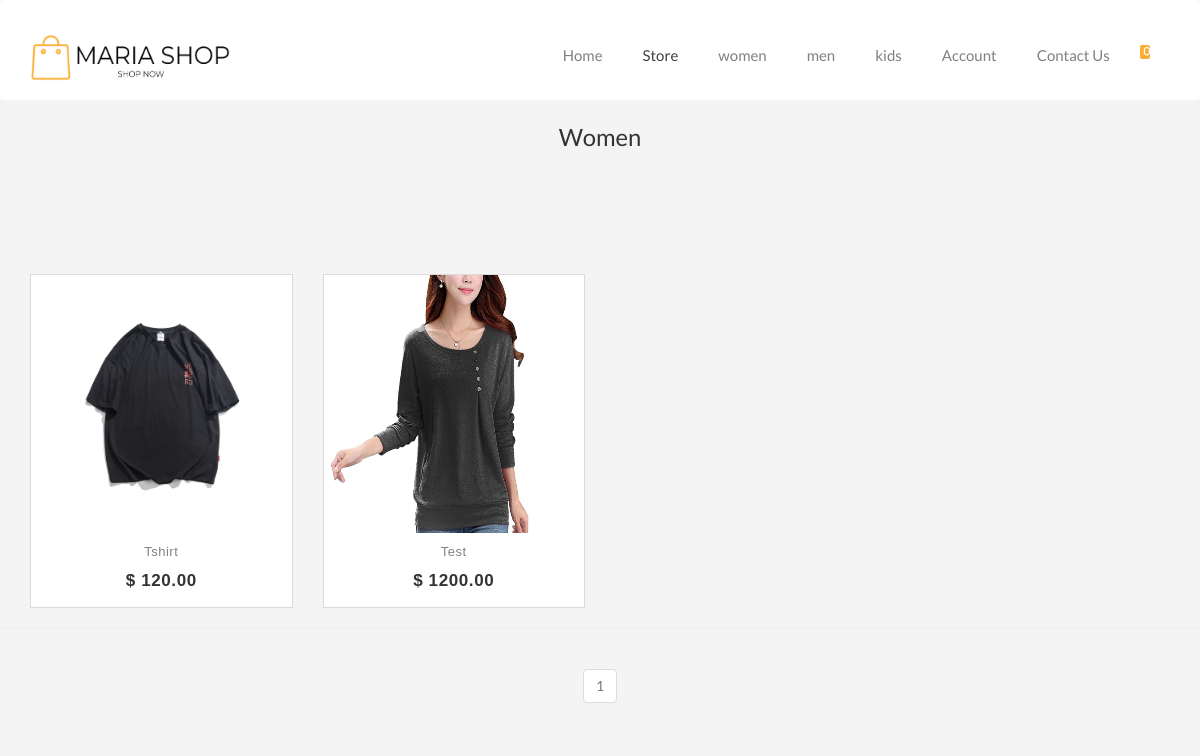
Screenshot of /views/category_page.php?categoryId=10&page=1 with the database file from the repository.
### tables this page shows
CREATE TABLE `category` (
  `idC` int(11) NOT NULL,
  `nameCategory` varchar(255) NOT NULL
);

CREATE TABLE `product` (
  `idP` int(11) NOT NULL,
  `nameProduct` varchar(255) NOT NULL,
  `Price` varchar(255) NOT NULL,
  `Qte` varchar(255) NOT NULL,
  `Image` varchar(255) NOT NULL,
  `Image2` varchar(255) NOT NULL,
  `description` varchar(255) NOT NULL,
  `idC` int(11) NOT NULL
);

### app/database/db.php (called while the page is built, shortened)
<?php
class CRUD extends DB
{
    public function selectOne($table, $condition)
    {
        $conn = $this->connect();
        $sql = "SELECT * FROM $table";
        $i = 0;
        foreach ($condition as $key => $value) {
            if ($i === 0) {
                $sql = $sql . " WHERE $key=?";
            } else {
                $sql = $sql . " AND $key=?";
            }
            $i++;
        }
        $sql = $sql . " LIMIT 1";
        $stmt = $conn->prepare($sql);
        $value = array_values($condition);
        $type = str_repeat('s', count($value));
        $stmt->bind_param($type, ...$value);
        $stmt->execute();
        $records = $stmt->get_result()->fetch_assoc();
        return $records;
    }
    public function selectAll($table, $condition = [])
    {
        $conn = $this->connect();
        $sql = "SELECT * FROM $table";
        if (empty($condition)) {
            $stmt = $conn->prepare($sql);
            $stmt->execute();
            $records = $stmt->get_result()->fetch_all(MYSQLI_ASSOC);
            return $records;
        }
    }
}
class Paginator extends DB
{
    public function showingItems($table, $conditionName, $condition, $start, $perPage)
    {
        $conn = $this->connect();
        $select_data = "SELECT * from $table WHERE $conditionName = $condition LIMIT $start, $perPage";
        $query = mysqli_query($conn, $select_data);
        $result = mysqli_fetch_all($query, MYSQLI_ASSOC);
        return $result;
    }
    public function buttonPagination($table, $conditionName, $condition)
    {
        $conn = $this->connect();
        $select_all = "SELECT * from $table WHERE $conditionName = $condition";
        $query_all = mysqli_query($conn, $select_all);
        $row = mysqli_num_rows($query_all);
        return $row;
    }
}

### app/controllers/category.php (called while the page is built, shortened)
<?php
$crud = new CRUD();
$table = 'category';
$data = $crud->selectAll($table);
$navbar_categories = $crud->selectAll('category');
$pagination = new Paginator();
if (isset($_GET['page'])) {
    $page = $_GET['page'];
} else {
    $page = 1;
}
$perPage = 12;
$start = ($perPage * $page) - $perPage;
if (isset($_GET['categoryId'])) {
    $showingProduct =  $pagination->showingItems('product', 'idC', $_GET['categoryId'], $start, $perPage);
    $row = $pagination->buttonPagination('product', 'idC', $_GET['categoryId']);
    $pages = ceil($row / $perPage);
}

### views/category_page.php (the view, shortened to what this page needs)
<?php
include('../app/database/db.php');
include('../app/controllers/category.php');
include('../app/controllers/cart.php');
?>
<!DOCTYPE html>
<html lang="en">
<head>
    <link rel="stylesheet" href="https://cdnjs.cloudflare.com/ajax/libs/OwlCarousel2/2.3.4/assets/owl.carousel.min.css">
    <link rel="stylesheet"
        href="https://cdnjs.cloudflare.com/ajax/libs/OwlCarousel2/2.3.4/assets/owl.theme.default.css">
    <link rel="stylesheet" href="https://cdnjs.cloudflare.com/ajax/libs/twitter-bootstrap/3.3.7/css/bootstrap.min.css">
    <link rel="stylesheet" href="../assets/css/Store.css">
</head>
<body>
    <nav class="navbar navbar-default">
        <div class="container">
            <div class="navbar-header">
                <a class="navbar-brand" href="#">
                    <img src="../assets/img/your-logo__7_-removebg-preview.png" width="200px" height="46px" alt="">
                </a>
            </div>
            <div id="navbar" class="collapse navbar-collapse">
                <ul class="nav navbar-nav navbar-right">
                    <li><a href="index.php">Home</a></li>
                    <li><a class="active" href="store.php?store=true&page=1">Store</a></li>
                    <?php foreach ($navbar_categories as $category) : ?>
                    <li><a
                            href="category_page.php?categoryId=<?php echo $category['idC'] ?>&page=1"><?php echo $category['nameCategory'] ?></a>
                    </li>
                    <?php endforeach; ?>
                    <?php if(isset($_SESSION['idU'])): ?>
                    <li><a href="myaccount.php">My Account</a></li>
                    <?php else: ?>
                    <li><a href="login-reg.php">Account</a></li>
                    <?php endif; ?>
                    <li><a href="ContactUs.php">Contact Us</a></li>
                    <?php if(isset($_SESSION['idU'])) :?>
                    <li><a href="cart2.php">
                            <div class="cart-nav nav-item-link">
                                <span class="fa-shopping-cart"></span>
                                <span class="nav-cart-items"><?php echo $countCart ?></span>
                            </div>
                        </a></li>
                    <?php else: ?>
                    <li><a href="cart2.php">
                            <div class="cart-nav nav-item-link">
                                <span class="nav-cart-items">0</span>
                            </div>
                        </a></li>
                    <?php endif; ?>
                </ul>
            </div>
        </div>
    </nav>
    <div class="container">
        <div class="row" style="margin-top: 100px;">
            <h3 class="h3" style="font-family: Lato;"><?php
    $nameCategory = $crud->selectOne('category', ['idC' => $_GET['categoryId']]);
    echo $nameC = $nameCategory['nameCategory']; ?></h3>
            <?php foreach($showingProduct as $product):
                if($product['Qte'] > 0):
                ?>
            <div class="col-md-3 col-sm-6">
                <div class="product-grid">
                    <div class="product-image">
                        <a href="#">
                        </a>
                    </div>
                    <div class="product-content">
                        <h3 class="title"><a
                                href="singleProduct.php?singleIdP=<?php echo $product['idP'] ?>"><?php echo $product['nameProduct'] ?></a>
                        </h3>
                        <div class="price">$ <?php echo $product['Price'] ?>.00
                        </div>
                        <a class="add-to-cart" href="singleProduct.php?singleIdP=<?php echo $product['idP'] ?>">+ More
                            info</a>
                    </div>
                </div>
            </div>
                <?php endif; ?>
            <?php endforeach; ?>
        </div>
    </div>
    <hr>
    <div class="container" style="display: flex;justify-content:center">
        <nav aria-label="Page navigation example">
            <ul class="pagination">
                <?php for ($i = 1; $i <= $pages; $i++) : ?>
                <?php if ($i == $_GET['page']) : ?>
                <li class="page-item disabled"><a class="page-link"
                        href="category_page.php?categoryId=12&page=<?php echo $i ?>"><?php echo $i ?></a></li>
                <?php else : ?>
                <li class="page-item "><a class="page-link"
                        href="category_page.php?categoryId=12&page=<?php echo $i ?>"><?php echo $i ?></a></li>
                <?php endif; ?>
                <?php endfor; ?>
            </ul>
        </nav>
    </div>

### assets/css/Store.css (style rules this page uses)
body { padding: 0; margin-top: 0; box-sizing: border-box; font-family: 'Lato', sans-serif; background-color: #f4f4f4; }
.navbar { height: 100px; background-color: rgb(255, 255, 255); border: none; color: white; z-index: 100; position: absolute; left: 0; right: 0; }
.navbar-default .navbar-brand { margin-top: 20px; }
.navbar-default .navbar-nav>li>a { color: #817f7f; margin: 10px 5px 5px 5px; margin-top: 30px; font-size: 15px; }
.navbar-default .navbar-nav .active { color: #413e3e; }
.cart-nav { font-family: FontAwesome; font-style: normal; font-weight: normal; }
.nav-cart-items { background: #FBAE32; border-radius: 2px; color: #ffffff; display: inline-block; font-size: 10px; height: 14px; line-height: 13px; margin-left: -10px; margin-bottom: 5px; min-width: 10px; padding-left: 4px; pointer-events: none; vertical-align: top; top: 15px; text-shadow: 0 1px rgba(45, 60, 72, 0.1); }
h3.h3 { text-align: center; margin: 1em; text-transform: capitalize; font-size: 1.7em; }
.product-grid { font-family: Raleway, sans-serif; text-align: center; padding: 0 0 72px; border: 1px solid rgba(0, 0, 0, .1); overflow: hidden; position: relative; z-index: 1; margin-top:100px; }
.product-grid .product-image { position: relative; transition: all .3s ease 0s }
.product-grid .product-image a { display: block }
.product-grid .product-content { background-color: #fff; text-align: center; padding: 12px 0; margin: 0 auto; position: absolute; left: 0; right: 0; bottom: -27px; z-index: 1; transition: all .3s }
.product-grid .title { font-size: 13px; font-weight: 400; letter-spacing: .5px; text-transform: capitalize; margin: 0 0 10px; transition: all .3s ease 0s }
.product-grid .title a { color: #828282 }
.product-grid .price { color: #333; font-size: 17px; font-family: Montserrat, sans-serif; font-weight: 700; letter-spacing: .6px; margin-bottom: 8px; text-align: center; transition: all .3s }
.product-grid .add-to-cart { color: #000; font-size: 13px; font-weight: 600 }

### rows the page displays
category: nameCategory "women", nameCategory "Women"
category: nameCategory "men"
category: nameCategory "kids"
product: nameProduct "Tshirt", Price "120"
product: nameProduct "Test", Price "1200"
